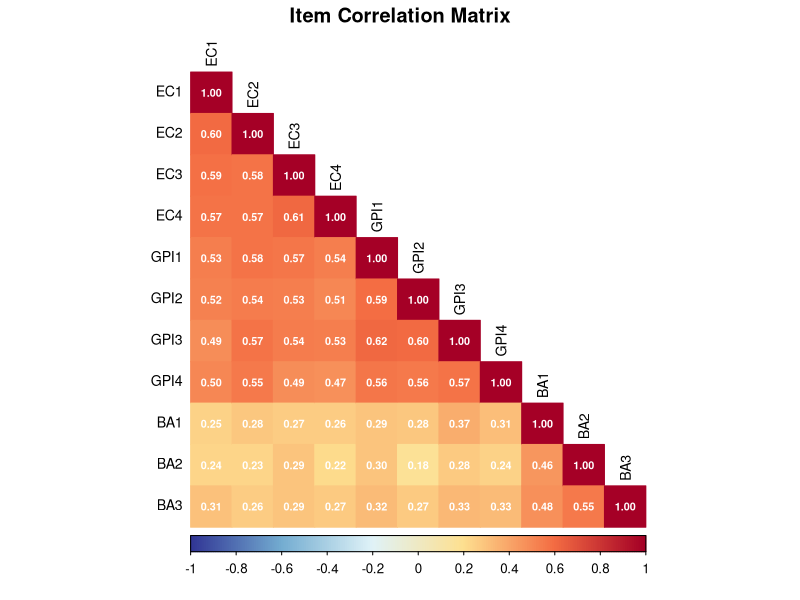
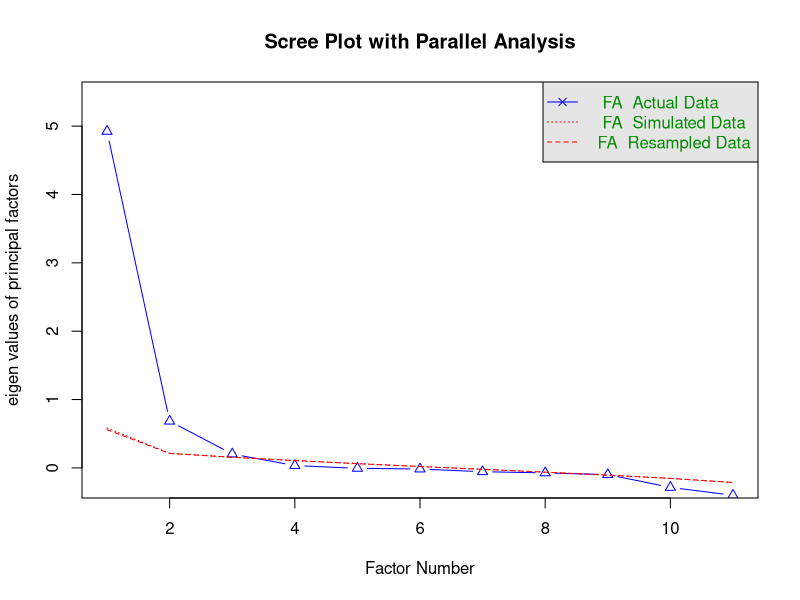

Generate these figures, in order, with R: (Note: this script raises an error after producing the figures.)
## ---- chunk 1
knitr::opts_chunk$set(
  echo = TRUE,
  fig.width = 8,
  fig.height = 5,
  fig.path = "figs/",
  dev = "svg"
)

dir.create("figs", recursive = TRUE, showWarnings = FALSE)
## ---- chunk 2
#| code-summary: "▶ Load required packages"
# Uncomment to install if needed:
# install.packages(c("lavaan", "semTools", "MASS", "ggplot2",
#                    "dplyr", "tidyr", "corrplot", "psych", "knitr", "lmtest",
#                    "mclust", "dbscan"))

library(lavaan)       # CFA and SEM (Parts 1 and 3)
library(semTools)     # htmt() and auxiliary SEM tools (Parts 1 and 3)
library(MASS)         # mvrnorm(): generate multivariate normal data (all parts)
library(ggplot2)      # Visualizations (all parts)
library(dplyr)        # Data manipulation (all parts)
library(tidyr)        # Data reshaping (Parts 2 and 3)
library(corrplot)     # Correlation heatmap (Part 1)
library(psych)        # EFA (Part 1)
library(knitr)        # Nicely formatted tables (all parts)
library(lmtest)       # Breusch-Pagan heteroskedasticity test (Part 2)
library(mclust)       # Gaussian mixture models / latent class analysis (Part 4)
library(dbscan)       # Local outlier factor and DBSCAN clustering (Part 5)
## ---- chunk 3
#| code-summary: "▶ Simulate green marketing dataset (n=400)"
set.seed(2025)
n <- 400

# ── Step 1: Assign participants to conditions ──────────────────────────────────
treatment <- sample(c(0L, 1L), size = n, replace = TRUE)

# ── Step 2: Define the true factor correlation matrix ─────────────────────────
# EC and GPI are correlated at .93 — too high for discriminant validity
# EC–BA and GPI–BA are at more typical, moderate levels
phi_pop <- matrix(
  c(1.00, 0.93, 0.45,   # EC row
    0.93, 1.00, 0.50,   # GPI row
    0.45, 0.50, 1.00),  # BA row
  nrow = 3, byrow = TRUE,
  dimnames = list(c("EC", "GPI", "BA"), c("EC", "GPI", "BA"))
)

# ── Step 3: Generate latent factor scores ─────────────────────────────────────
latent_base <- MASS::mvrnorm(n = n, mu = c(0, 0, 0), Sigma = phi_pop)

EC_lat  <- latent_base[, 1]
GPI_lat <- latent_base[, 2] + 0.40 * treatment  # Green marketing raises GPI by .40 SD
BA_lat  <- latent_base[, 3]

# ── Step 4: Define item loadings ──────────────────────────────────────────────
# These represent how strongly each item reflects its latent construct
lambda_EC  <- c(0.78, 0.82, 0.74, 0.76)
lambda_GPI <- c(0.80, 0.76, 0.82, 0.78)
lambda_BA  <- c(0.72, 0.76, 0.70)

# ── Step 5: Generate continuous item scores (latent score + measurement error) ─
gen_items <- function(latent, loadings) {
  sapply(loadings, function(lam) {
    lam * latent + sqrt(1 - lam^2) * rnorm(length(latent))
  })
}

EC_cont  <- gen_items(EC_lat,  lambda_EC)
GPI_cont <- gen_items(GPI_lat, lambda_GPI)
BA_cont  <- gen_items(BA_lat,  lambda_BA)

# ── Step 6: Round to 7-point Likert scale ─────────────────────────────────────
# Cut the continuous distribution into 7 ordered categories
to_likert7 <- function(x) {
  z <- (x - mean(x)) / sd(x)   # standardise each item
  breaks <- c(-Inf, -1.5, -0.75, -0.25, 0.25, 0.75, 1.5, Inf)
  as.integer(cut(z, breaks = breaks, labels = 1:7))
}

EC_lik  <- apply(EC_cont,  2, to_likert7)
GPI_lik <- apply(GPI_cont, 2, to_likert7)
BA_lik  <- apply(BA_cont,  2, to_likert7)

# ── Step 7: Assemble the final data frame ─────────────────────────────────────
df <- data.frame(
  id        = 1:n,
  condition = factor(treatment, levels = c(0, 1),
                     labels = c("Control", "Green Marketing")),
  EC1  = EC_lik[, 1], EC2  = EC_lik[, 2],
  EC3  = EC_lik[, 3], EC4  = EC_lik[, 4],
  GPI1 = GPI_lik[, 1], GPI2 = GPI_lik[, 2],
  GPI3 = GPI_lik[, 3], GPI4 = GPI_lik[, 4],
  BA1  = BA_lik[, 1], BA2  = BA_lik[, 2], BA3  = BA_lik[, 3]
)

# Quick look at the data
head(df, 5)
## ---- chunk 4
#| code-summary: "▶ Descriptive statistics by condition"
# Count participants per condition and compute scale means
df |>
  group_by(condition) |>
  summarise(
    n          = n(),
    Mean_EC    = round(rowMeans(across(EC1:EC4))  |> mean(), 2),
    Mean_GPI   = round(rowMeans(across(GPI1:GPI4)) |> mean(), 2),
    Mean_BA    = round(rowMeans(across(BA1:BA3))  |> mean(), 2)
  ) |>
  kable(col.names = c("Condition", "N", "Mean EC", "Mean GPI", "Mean BA"),
        caption = "Sample sizes and scale means by condition")
## ---- chunk 5
#| code-summary: "▶ Plot: item correlation heatmap"
# Extract just the item columns (no ID or condition)
items_df <- df |> select(EC1:BA3)

# Compute correlation matrix
item_cors <- cor(items_df)

# Color-coded heatmap
# Warm colors = high positive correlation; cool colors = low/negative
corrplot(item_cors,
         method   = "color",
         type     = "lower",
         order    = "original",     # keep original order so EC, GPI, BA stay grouped
         tl.col   = "black",
         tl.cex   = 0.85,
         addCoef.col = "white",     # print correlation values
         number.cex  = 0.65,
         col      = colorRampPalette(c("#313695", "#74add1", "#e0f3f8",
                                       "#fee090", "#f46d43", "#a50026"))(200),
         title    = "Item Correlation Matrix",
         mar      = c(0, 0, 1.5, 0))
## ---- chunk 6
#| code-summary: "▶ Compute average within- and between-scale correlations"
# Compute average correlations within each scale and between scales
cors <- cor(items_df)

within_EC  <- mean(cors[1:4, 1:4][lower.tri(cors[1:4, 1:4])])
within_GPI <- mean(cors[5:8, 5:8][lower.tri(cors[5:8, 5:8])])
within_BA  <- mean(cors[9:11, 9:11][lower.tri(cors[9:11, 9:11])])

between_EC_GPI <- mean(abs(cors[1:4, 5:8]))
between_EC_BA  <- mean(abs(cors[1:4, 9:11]))
between_GPI_BA <- mean(abs(cors[5:8, 9:11]))

avg_cor_summary <- data.frame(
  Type  = c("Within EC",  "Within GPI", "Within BA",
            "Between EC–GPI ⚠️", "Between EC–BA", "Between GPI–BA"),
  Avg_r = round(c(within_EC, within_GPI, within_BA,
                  between_EC_GPI, between_EC_BA, between_GPI_BA), 3)
)
kable(avg_cor_summary, col.names = c("Correlation Type", "Average |r|"),
      caption = "Average within-scale and between-scale correlations")
## ---- chunk 7
#| code-summary: "▶ Scree plot with parallel analysis"
# fa.parallel() overlays observed eigenvalues on eigenvalues from 200 randomly
# generated datasets of the same size. Points where the observed line (solid)
# sits clearly above the random baseline (dashed) indicate real factors.
fa.parallel(
  items_df,
  fa          = "fa",    # factor analysis (not principal components)
  fm          = "ml",    # maximum likelihood extraction
  n.iter      = 200,     # random datasets for the parallel baseline
  main        = "Scree Plot with Parallel Analysis",
  show.legend = TRUE
)
## ---- chunk 8
#| code-summary: "▶ EFA with 3 factors (oblique rotation)"
efa_fit <- fa(
  items_df,
  nfactors = 3,           # number of factors to extract
  rotate   = "oblimin",   # oblique rotation — allows correlated factors
  fm       = "ml",        # maximum likelihood estimation
  scores   = "regression"
)

# Print loadings; values below 0.30 suppressed to highlight the pattern
print(loadings(efa_fit), cutoff = 0.30, sort = FALSE)
## ---- chunk 9
#| code-summary: "▶ Variance explained by each factor"
efa_var <- data.frame(
  Factor      = paste0("Factor ", 1:3),
  SS_Loadings = round(efa_fit$Vaccounted["SS loadings",     ], 3),
  Prop_Var    = round(efa_fit$Vaccounted["Proportion Var",  ], 3),
  Cum_Var     = round(efa_fit$Vaccounted["Cumulative Var",  ], 3)
)
kable(efa_var,
      col.names = c("Factor", "SS Loadings",
                    "Proportion of Variance", "Cumulative Variance"),
      caption   = "EFA: variance explained by each factor")
## ---- chunk 10
#| code-summary: "▶ CFA: test the hypothesised 3-factor structure"
cfa_model_conv <- '
  EC  =~ EC1 + EC2 + EC3 + EC4
  GPI =~ GPI1 + GPI2 + GPI3 + GPI4
  BA  =~ BA1  + BA2  + BA3
'

# std.lv = TRUE: fixes factor variances to 1 so loadings and factor
# correlations are directly interpretable on a standardised scale
fit_conv <- cfa(cfa_model_conv, data = items_df, std.lv = TRUE)
summary(fit_conv, fit.measures = TRUE, standardized = TRUE)
## ---- chunk 11
#| code-summary: "▶ Standardised factor loadings table"
std_loads <- standardizedSolution(fit_conv) |>
  filter(op == "=~") |>
  select(lhs, rhs, est.std, se, pvalue) |>
  mutate(across(where(is.numeric), \(x) round(x, 3)))

kable(std_loads,
      col.names = c("Construct", "Item", "Std. Loading", "SE", "p-value"),
      caption   = "CFA standardised factor loadings — convergent validity evidence")
## ---- chunk 12
#| code-summary: "▶ Fit indices summary"
fi <- fitMeasures(fit_conv,
      c("cfi","tli","rmsea","rmsea.ci.lower","rmsea.ci.upper","srmr"))

fit_summary <- data.frame(
  Index     = c("CFI","TLI","RMSEA","RMSEA 90% CI","SRMR"),
  Value     = c(round(fi["cfi"],  3),
                round(fi["tli"],  3),
                round(fi["rmsea"],3),
                paste0("[", round(fi["rmsea.ci.lower"],3),
                       ", ", round(fi["rmsea.ci.upper"],3), "]"),
                round(fi["srmr"], 3)),
  Benchmark = c("≥ 0.95","≥ 0.95","≤ 0.06","—","≤ 0.08")
)
kable(fit_summary,
      col.names = c("Fit Index","Value","Good Fit Benchmark"),
      caption   = "CFA model fit indices")
## ---- chunk 13
#| code-summary: "▶ Run HTMT2 analysis"
# ── Model specification ────────────────────────────────────────────────────────
# This tells htmt() which items belong to which construct.
# It uses the same syntax as lavaan's CFA model specification.
cfa_model <- '
  EC  =~ EC1 + EC2 + EC3 + EC4
  GPI =~ GPI1 + GPI2 + GPI3 + GPI4
  BA  =~ BA1  + BA2  + BA3
'

# ── Run the HTMT analysis ──────────────────────────────────────────────────────
htmt_result <- semTools::htmt(
  model    = cfa_model,   # factor structure: which items belong to which scale
  data     = items_df,    # item-level data ONLY (no id, no condition variable)
  htmt2    = TRUE,        # use HTMT2 (geometric mean) — recommended
  absolute = TRUE         # use absolute values of correlations
)

print(htmt_result)
## ---- chunk 14
#| code-summary: "▶ Plot: HTMT2 bar chart with thresholds"
# Extract the HTMT matrix and reshape for plotting
htmt_mat <- as.matrix(htmt_result)

# semTools fills only one triangle; we need a robust helper to extract a pair
get_htmt <- function(mat, r, c) {
  val <- mat[r, c]
  if (is.na(val)) val <- mat[c, r]   # try the other triangle
  as.numeric(val)
}

htmt_pairs <- data.frame(
  pair  = c("EC ↔ GPI", "EC ↔ BA", "GPI ↔ BA"),
  htmt  = c(get_htmt(htmt_mat, "EC", "GPI"),
            get_htmt(htmt_mat, "EC", "BA"),
            get_htmt(htmt_mat, "GPI", "BA")),
  label = c("Focal problem pair", "OK", "OK")
)

ggplot(htmt_pairs, aes(x = reorder(pair, -htmt), y = htmt, fill = label)) +
  geom_col(width = 0.55, colour = "white") +
  # Threshold lines
  geom_hline(yintercept = 0.90, linetype = "dashed",
             colour = "firebrick", linewidth = 0.9) +
  geom_hline(yintercept = 0.85, linetype = "dotted",
             colour = "darkorange", linewidth = 0.9) +
  # Value labels on bars
  geom_text(aes(label = round(htmt, 3)), vjust = -0.5,
            fontface = "bold", size = 4) +
  # Threshold annotations
  annotate("text", x = 3.45, y = 0.915,
           label = "Strict threshold (0.90)", colour = "firebrick",
           size = 3.3, hjust = 1) +
  annotate("text", x = 3.45, y = 0.865,
           label = "Lenient threshold (0.85)", colour = "darkorange",
           size = 3.3, hjust = 1) +
  scale_fill_manual(values = c("Focal problem pair" = "#d73027",
                               "OK"                 = "#4575b4"),
                    name = NULL) +
  scale_y_continuous(limits = c(0, 1.08), expand = c(0, 0)) +
  labs(
    x        = NULL,
    y        = "HTMT Value",
    title    = "HTMT2 Analysis: Discriminant Validity Check",
    subtitle = "Bars above the dashed line indicate discriminant validity concerns"
  ) +
  theme_minimal(base_size = 13) +
  theme(legend.position = "bottom",
        panel.grid.major.x = element_blank())
## ---- chunk 15
#| code-summary: "▶ Specify the labeled CFA/DVI model"
dvi_model <- '
  # Measurement model
  EC  =~ lam_EC1*EC1 + lam_EC2*EC2 + lam_EC3*EC3 + lam_EC4*EC4
  GPI =~ lam_GPI1*GPI1 + lam_GPI2*GPI2 + lam_GPI3*GPI3 + lam_GPI4*GPI4
  BA  =~ lam_BA1*BA1 + lam_BA2*BA2 + lam_BA3*BA3

  # Error variances
  EC1  ~~ th_EC1*EC1
  EC2  ~~ th_EC2*EC2
  EC3  ~~ th_EC3*EC3
  EC4  ~~ th_EC4*EC4

  GPI1 ~~ th_GPI1*GPI1
  GPI2 ~~ th_GPI2*GPI2
  GPI3 ~~ th_GPI3*GPI3
  GPI4 ~~ th_GPI4*GPI4

  BA1  ~~ th_BA1*BA1
  BA2  ~~ th_BA2*BA2
  BA3  ~~ th_BA3*BA3

  # Factor correlations
  EC  ~~ phi_EC_GPI*GPI
  EC  ~~ phi_EC_BA*BA
  GPI ~~ phi_GPI_BA*BA

  # Congeneric reliability
  CR_EC  := ((lam_EC1 + lam_EC2 + lam_EC3 + lam_EC4)^2) / (((lam_EC1 + lam_EC2 + lam_EC3 + lam_EC4)^2) + th_EC1 + th_EC2 + th_EC3 + th_EC4)
  CR_GPI := ((lam_GPI1 + lam_GPI2 + lam_GPI3 + lam_GPI4)^2) / (((lam_GPI1 + lam_GPI2 + lam_GPI3 + lam_GPI4)^2) + th_GPI1 + th_GPI2 + th_GPI3 + th_GPI4)
  CR_BA  := ((lam_BA1 + lam_BA2 + lam_BA3)^2) / (((lam_BA1 + lam_BA2 + lam_BA3)^2) + th_BA1 + th_BA2 + th_BA3)

  # DVI
  DVI_1      := 1 - sqrt(phi_EC_GPI^2)
  DVI_CR_EC  := sqrt(CR_EC) - sqrt(phi_EC_GPI^2)
  DVI_CR_GPI := sqrt(CR_GPI) - sqrt(phi_EC_GPI^2)
'
## ---- chunk 16
#| code-summary: "▶ Fit CFA and get Wald confidence intervals"
# Fit the CFA using the labelled model
# std.lv = TRUE: fixes factor variances to 1, so phi values ARE correlations
fit_wald <- cfa(
  model  = dvi_model,
  data   = items_df,
  std.lv = TRUE      # ← IMPORTANT: without this, phi is not a correlation
)

# Check that the model converged and fits reasonably
summary(fit_wald, fit.measures = TRUE, standardized = TRUE)
## ---- chunk 17
#| code-summary: "▶ Extract DVI estimates (Wald CIs)"
# Extract parameter estimates with 95% Wald confidence intervals
pe_wald <- parameterEstimates(fit_wald, level = 0.95)

# Filter to the derived parameters (DVI, CR, and the factor correlation)
key_params <- c("phi_EC_GPI", "CR_EC", "CR_GPI",
                "DVI_1", "DVI_CR_EC", "DVI_CR_GPI")

dvi_wald_table <- pe_wald |>
  filter(label %in% key_params) |>
  select(label, est, se, ci.lower, ci.upper, pvalue) |>
  mutate(across(where(is.numeric), \(x) round(x, 3)))

kable(
  dvi_wald_table,
  col.names = c("Parameter", "Estimate", "SE", "CI Lower", "CI Upper", "p-value"),
  caption   = "DVI Results with Wald 95% Confidence Intervals"
)
## ---- chunk 18
#| code-summary: "▶ Re-fit with bootstrap SEs (~60 sec)"
# Fit the model again with bootstrap standard errors
# bootstrap = 1000 is a reasonable minimum; use 2000+ for final reporting
set.seed(31415927)
fit_boot <- cfa(
  model     = dvi_model,
  data      = items_df,
  std.lv    = TRUE,
  se        = "bootstrap",   # switch from Wald to bootstrap
  bootstrap = 1000           # number of bootstrap resamples
)

# Extract parameter estimates with percentile bootstrap CIs
pe_boot <- parameterEstimates(
  fit_boot,
  boot.ci.type = "perc",   # percentile method (most commonly recommended)
  level        = 0.95
)

dvi_boot_table <- pe_boot |>
  filter(label %in% key_params) |>
  select(label, est, ci.lower, ci.upper) |>
  mutate(across(where(is.numeric), \(x) round(x, 3)))

kable(
  dvi_boot_table,
  col.names = c("Parameter", "Estimate", "Bootstrap CI Lower", "Bootstrap CI Upper"),
  caption   = "DVI Results with Percentile Bootstrap 95% Confidence Intervals (B = 1,000)"
)
## ---- chunk 19
#| code-summary: "▶ Plot: DVI forest plot"
# Build a plotting data frame from the bootstrap results
dvi_plot_df <- dvi_boot_table |>
  filter(label %in% c("DVI_1", "DVI_CR_EC", "DVI_CR_GPI")) |>
  mutate(
    label_nice = case_when(
      label == "DVI_1"      ~ "DVI₁: Phi criterion\n(1 – |φ|)",
      label == "DVI_CR_EC"  ~ "DVI_CR (EC): CR criterion\n(√CR_EC – |φ|)",
      label == "DVI_CR_GPI" ~ "DVI_CR (GPI): CR criterion\n(√CR_GPI – |φ|)"
    ),
    supported = ci.lower > 0   # TRUE if entire CI is above zero
  )

ggplot(dvi_plot_df, aes(x = est, y = reorder(label_nice, est), colour = supported)) +
  # CI bar
  geom_segment(aes(x = ci.lower, xend = ci.upper,
                   y = reorder(label_nice, est), yend = reorder(label_nice, est)),
               linewidth = 1.5) +
  # Point estimate
  geom_point(size = 4) +
  # Zero line (the null: no discriminant validity)
  geom_vline(xintercept = 0, linetype = "dashed", colour = "black", linewidth = 0.8) +
  # Colour: green = supported, red = not supported
  scale_colour_manual(values = c("TRUE"  = "#2c7bb6",
                                 "FALSE" = "#d7191c"),
                      labels = c("TRUE"  = "DV supported (CI > 0)",
                                 "FALSE" = "DV NOT supported (CI ≤ 0)"),
                      name   = NULL) +
  labs(
    x        = "DVI Estimate (with 95% Bootstrap CI)",
    y        = NULL,
    title    = "DVI Forest Plot: EC ↔ GPI Pair",
    subtitle = "If the CI bar crosses the dashed line (0), discriminant validity is not supported"
  ) +
  theme_minimal(base_size = 13) +
  theme(legend.position = "bottom",
        panel.grid.minor = element_blank())
## ---- chunk 20
#| code-summary: "▶ Two-step decision table"
# Determine outcomes based on bootstrap CIs
dvi_results <- dvi_boot_table |>
  filter(label %in% c("DVI_1", "DVI_CR_EC", "DVI_CR_GPI")) |>
  mutate(
    significant = ci.lower > 0,
    verdict     = if_else(significant, "Supported ✓", "Not supported ✗")
  ) |>
  select(label, est, ci.lower, ci.upper, verdict)

kable(
  dvi_results,
  col.names = c("DVI Metric", "Estimate", "95% CI Lower", "95% CI Upper", "Verdict"),
  caption   = "Two-Step Decision Summary for the EC–GPI Pair"
)
## ---- chunk 21
#| code-summary: "▶ HTMT vs. DVI side-by-side summary"
# Assemble phi and HTMT values for the comparison table
phi_est     <- round(dvi_boot_table$est[dvi_boot_table$label == "phi_EC_GPI"], 3)
phi_ci_lo   <- round(dvi_boot_table$ci.lower[dvi_boot_table$label == "phi_EC_GPI"], 3)
phi_ci_hi   <- round(dvi_boot_table$ci.upper[dvi_boot_table$label == "phi_EC_GPI"], 3)
htmt_val    <- round(get_htmt(htmt_mat, "EC", "GPI"), 3)

comparison <- data.frame(
  Feature         = c("What it tests",
                      "Key output",
                      "Threshold / decision rule",
                      "Accounts for reliability?",
                      "Formal statistical test?",
                      "EC ↔ GPI result"),
  HTMT            = c("Between-scale vs. within-scale correlations",
                      paste0("HTMT2 = ", htmt_val),
                      "< 0.85 (strict) or < 0.90 (lenient)",
                      "No",
                      "No — rule of thumb only",
                      if_else(htmt_val >= 0.90, "FAILED ✗ (≥ 0.90)", "OK ✓")),
  `DVI (Pieters et al., 2025)` = c("Factor correlation and scale reliability",
                      paste0("φ = ", phi_est, " [", phi_ci_lo, ", ", phi_ci_hi, "]"),
                      "DVI > 0 with CI excluding zero",
                      "Yes — uses Congeneric Reliability",
                      "Yes — bootstrap CIs",
                      "See DVI table above")
)

kable(
  comparison,
  col.names = c("Feature", "HTMT", "DVI (Pieters et al., 2025)"),
  caption   = "Comparing the two discriminant validity methods"
)
## ---- chunk 22
#| code-summary: "▶ Simulate WTP data: eco utility vs. perceived price confound"
set.seed(2025)
N_wtp <- 300

# Two latent constructs
eco_utility  <- rnorm(N_wtp, 0, 1)
# Price belief correlated with utility: eco-conscious consumers expect eco products to cost more
price_belief <- 0.40 * eco_utility + rnorm(N_wtp, 0, sqrt(1 - 0.40^2))

# Products 1–3: plain packaging — WTP driven primarily by eco utility
# Products 4–6: luxury packaging — WTP also inflated by price belief
# Log-scale WTP ensures positive values and stabilises variance (currency is right-skewed)
wtp_df <- data.frame(
  plain1 = round(exp(3.0 + 0.70 * eco_utility + 0.15 * price_belief + rnorm(N_wtp, 0, 0.30))),
  plain2 = round(exp(3.0 + 0.72 * eco_utility + 0.12 * price_belief + rnorm(N_wtp, 0, 0.30))),
  plain3 = round(exp(3.0 + 0.68 * eco_utility + 0.18 * price_belief + rnorm(N_wtp, 0, 0.30))),
  lux4   = round(exp(3.0 + 0.40 * eco_utility + 0.60 * price_belief + rnorm(N_wtp, 0, 0.30))),
  lux5   = round(exp(3.0 + 0.38 * eco_utility + 0.62 * price_belief + rnorm(N_wtp, 0, 0.30))),
  lux6   = round(exp(3.0 + 0.42 * eco_utility + 0.58 * price_belief + rnorm(N_wtp, 0, 0.30)))
)
log_wtp_df <- as.data.frame(log(wtp_df))
colnames(log_wtp_df) <- paste0("log_", names(wtp_df))

cat("Mean WTP by packaging type:\n")
cat(sprintf("  Plain packaging (products 1–3): $%.1f\n", mean(unlist(wtp_df[,1:3]))))
cat(sprintf("  Luxury packaging (products 4–6): $%.1f\n", mean(unlist(wtp_df[,4:6]))))
## ---- chunk 23
#| code-summary: "▶ EFA on log-WTP: do plain and luxury products cluster separately?"
wtp_efa <- fa(log_wtp_df, nfactors = 2, rotate = "oblimin", fm = "ml")
print(loadings(wtp_efa), cutoff = 0.30)
## ---- chunk 24
#| code-summary: "▶ CFA model comparison: 1-factor vs. 2-factor WTP"
# Model 1: All six WTP products driven by a single latent utility construct
wtp_1f <- '
  utility =~ log_plain1 + log_plain2 + log_plain3 +
             log_lux4   + log_lux5   + log_lux6
'

# Model 2: Two latent sources — eco utility (plain) and price-inflated utility (luxury)
wtp_2f <- '
  eco_util  =~ log_plain1 + log_plain2 + log_plain3
  price_wtp =~ log_lux4   + log_lux5   + log_lux6
'

fit_wtp_1f <- cfa(wtp_1f, data = log_wtp_df, std.lv = TRUE)
fit_wtp_2f <- cfa(wtp_2f, data = log_wtp_df, std.lv = TRUE)

fi_1f <- fitMeasures(fit_wtp_1f, c("cfi","rmsea","srmr"))
fi_2f <- fitMeasures(fit_wtp_2f, c("cfi","rmsea","srmr"))

wtp_compare <- data.frame(
  Model   = c("1-factor (single utility construct)",
               "2-factor (eco utility + price belief)"),
  CFI     = round(c(fi_1f["cfi"],   fi_2f["cfi"]),   3),
  RMSEA   = round(c(fi_1f["rmsea"], fi_2f["rmsea"]), 3),
  SRMR    = round(c(fi_1f["srmr"],  fi_2f["srmr"]),  3)
)
kable(wtp_compare,
      col.names = c("Model","CFI","RMSEA","SRMR"),
      caption   = "WTP model comparison: fit indices")

# Likelihood ratio test
print(lavTestLRT(fit_wtp_1f, fit_wtp_2f))
## ---- chunk 25
#| code-summary: "▶ MTMM correlations: text topics vs. Likert scales (two scenarios)"
# In practice you would:
#   1. Collect open-ended responses
#   2. Fit a 3-topic STM: stm(documents, vocab, K=3, prevalence=~condition, data=meta)
#   3. Extract per-participant topic proportions (the theta matrix)
#   4. Correlate theta columns with the corresponding Likert scale scores

# Below we simulate what those MTMM correlations look like
# under two scenarios: clean validity vs. discriminant validity failure

set.seed(42)
ec_score  <- rowMeans(df[, c("EC1","EC2","EC3","EC4")])
gpi_score <- rowMeans(df[, c("GPI1","GPI2","GPI3","GPI4")])
ba_score  <- rowMeans(df[, c("BA1","BA2","BA3")])

# Scenario A: text topics cleanly recover the three intended constructs
ec_text_A  <- 0.65 * ec_score  + 0.10 * gpi_score + 0.05 * ba_score + rnorm(400, 0, 0.5)
gpi_text_A <- 0.10 * ec_score  + 0.62 * gpi_score + 0.08 * ba_score + rnorm(400, 0, 0.5)
ba_text_A  <- 0.08 * ec_score  + 0.07 * gpi_score + 0.60 * ba_score + rnorm(400, 0, 0.5)

# Scenario B: GPI-text is dominated by environmental language (EC-contaminated)
ec_text_B  <- 0.65 * ec_score  + 0.10 * gpi_score + 0.05 * ba_score + rnorm(400, 0, 0.5)
gpi_text_B <- 0.58 * ec_score  + 0.20 * gpi_score + 0.07 * ba_score + rnorm(400, 0, 0.5) # ← failure
ba_text_B  <- 0.08 * ec_score  + 0.07 * gpi_score + 0.60 * ba_score + rnorm(400, 0, 0.5)

# MTMM correlation tables (text rows × Likert columns)
mtmm_A <- round(cor(
  data.frame(EC_Likert=ec_score, GPI_Likert=gpi_score, BA_Likert=ba_score,
             EC_text=ec_text_A, GPI_text=gpi_text_A, BA_text=ba_text_A)
)[4:6, 1:3], 2)

mtmm_B <- round(cor(
  data.frame(EC_Likert=ec_score, GPI_Likert=gpi_score, BA_Likert=ba_score,
             EC_text=ec_text_B, GPI_text=gpi_text_B, BA_text=ba_text_B)
)[4:6, 1:3], 2)

cat("Scenario A — Good discriminant validity (text topics recover constructs cleanly):\n")
print(mtmm_A)
cat("\nScenario B — Discriminant validity failure (GPI-text bleeds into EC):\n")
print(mtmm_B)
## ---- chunk 26
#| code-summary: "▶ Simulate: one DV (WTP), two latent sources"

sdv <- local({
  set.seed(2025)
  n      <- 2000
  label  <- rbinom(n, 1, 0.5)                    # eco-label (randomised)
  cue    <- rbinom(n, 1, 0.5)                    # high reference-price cue (randomised)
  value  <- rnorm(n)                             # latent personal value: the label does NOT change it
  pexp   <- 0.4 * value + 0.5 * label + 0.5 * cue + rnorm(n, 0, sqrt(1 - 0.4^2))   # latent price expectation
  wtp    <- 0.8 * value + 0.6 * pexp + rnorm(n, 0, 0.5)                            # the single observed DV
  pexp_m <- pexp + rnorm(n, 0, 0.5)              # noisy self-report: "what would this typically cost?"
  data.frame(label, cue, value, pexp, wtp, pexp_m)
})

fit_a <- lm(wtp ~ label + cue, data = sdv)
fit_m <- lm(pexp_m ~ label + cue, data = sdv)    # does the label move the measured price expectation?
fit_v <- lm(value ~ label + cue, data = sdv)     # the truth, available only because this is a simulation
cf <- function(fit, term) summary(fit)$coefficients[term, 1:2]
fmt <- function(x) sprintf("%.2f (SE %.2f)", x[1], x[2])

sdv_tab <- data.frame(
  Check = c("Effect of the label on WTP",
            "Effect of the price cue on WTP",
            "Effect of the label on the measured expected-price item",
            "True effect of the label on value (known only in a simulation)"),
  Estimate = c(fmt(cf(fit_a, "label")), fmt(cf(fit_a, "cue")), fmt(cf(fit_m, "label")), fmt(cf(fit_v, "label"))),
  Reading = c("Looks like the label raised value, but WTP alone can't say why",
              "WTP moves with a cue meant to change only the market price, so WTP carries a price-expectation component",
              "The label also raises expected price: a rival route to the same WTP increase",
              "Zero by construction"))
kable(sdv_tab, caption = "One DV, two latent sources")

# The simulated truth: label raises WTP only through price expectation (0.6 x 0.5 = 0.30)
stopifnot(abs(cf(fit_a, "label")[1] - 0.30) < 4 * cf(fit_a, "label")[2],
          abs(cf(fit_a, "cue")[1]   - 0.30) < 4 * cf(fit_a, "cue")[2],
          abs(cf(fit_v, "label")[1]) < 4 * cf(fit_v, "label")[2],
          abs(cf(fit_m, "label")[1] - 0.50) < 4 * cf(fit_m, "label")[2])
